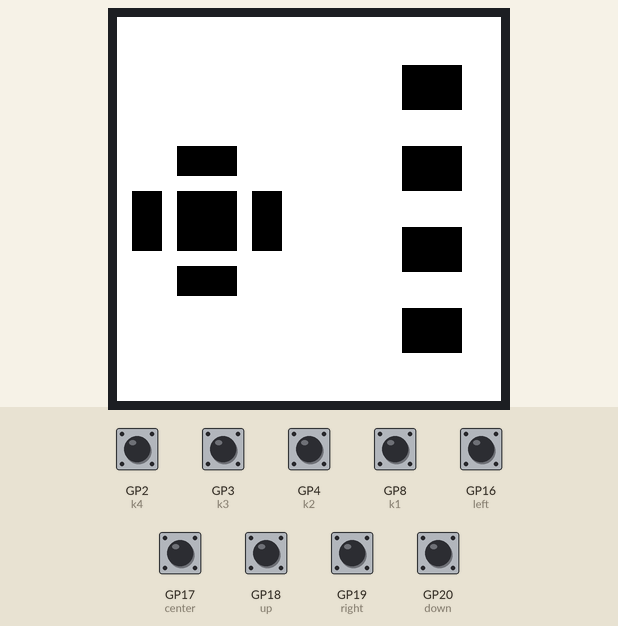
Simulated run of this program. Board: Raspberry Pi Pico running MicroPython. Parts: 128×128 colour display. The test bench sets the inputs (shaded band); at power-on: GP2 (k4), GP3 (k3), GP4 (k2), GP8 (k1), GP16 (left), GP17 (center), GP18 (up), GP19 (right), GP20 (down) HIGH.

Above: at 6.3 s.
6.4 s: GP2 (k4) pulled LOW for 0.15 s
At 6.5 s:
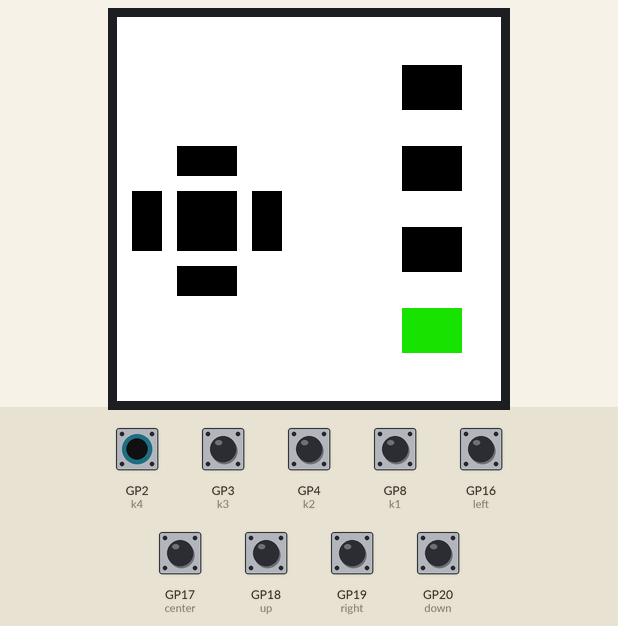
8.0 s: GP3 (k3) pulled LOW for 0.15 s
At 8.08 s:
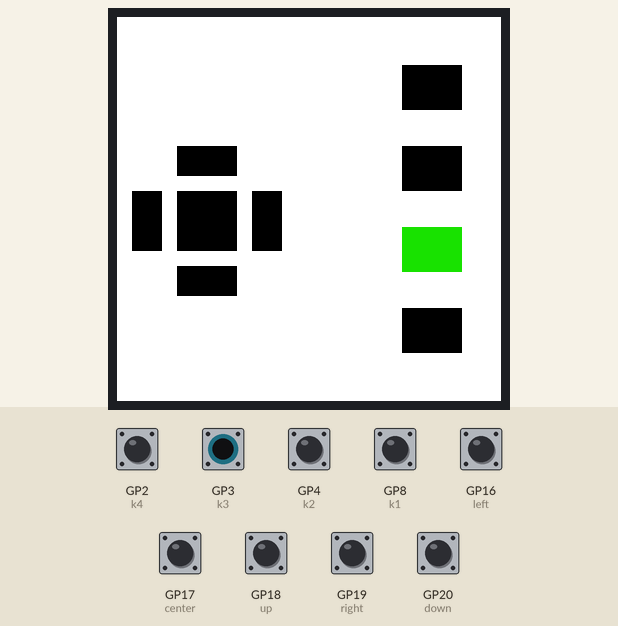
9.6 s: GP4 (k2) pulled LOW for 0.15 s
At 9.69 s:
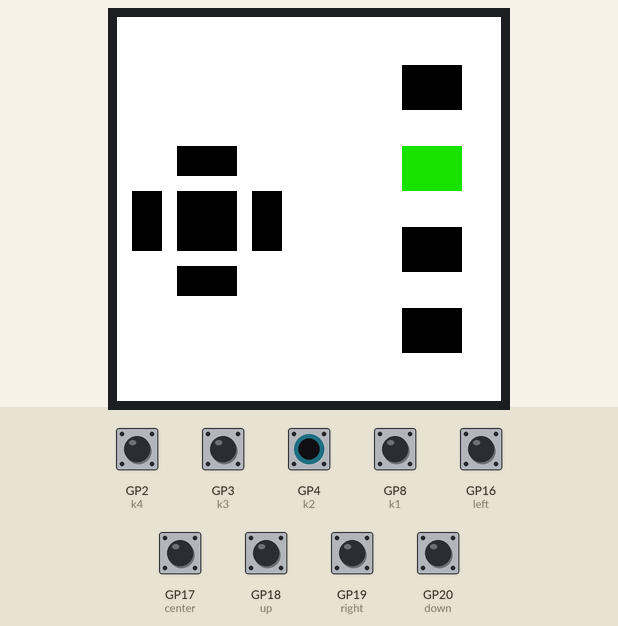
11.2 s: GP8 (k1) pulled LOW for 0.15 s
At 11.31 s:
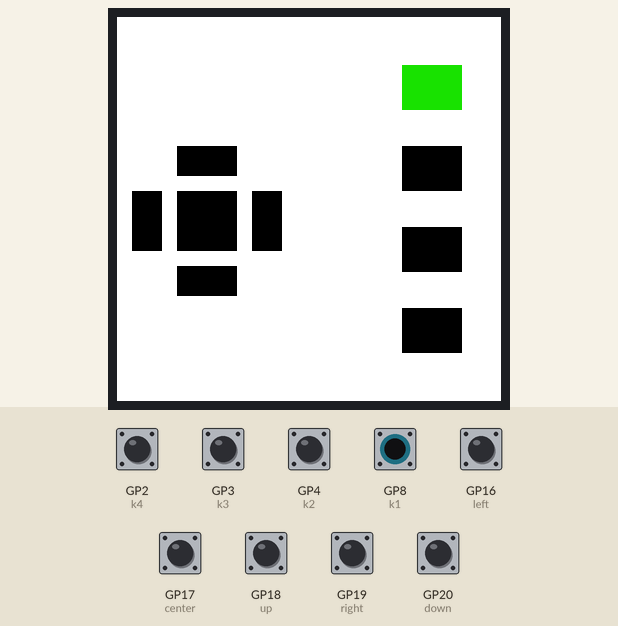
12.8 s: GP16 (left) pulled LOW for 0.15 s
At 12.88 s:
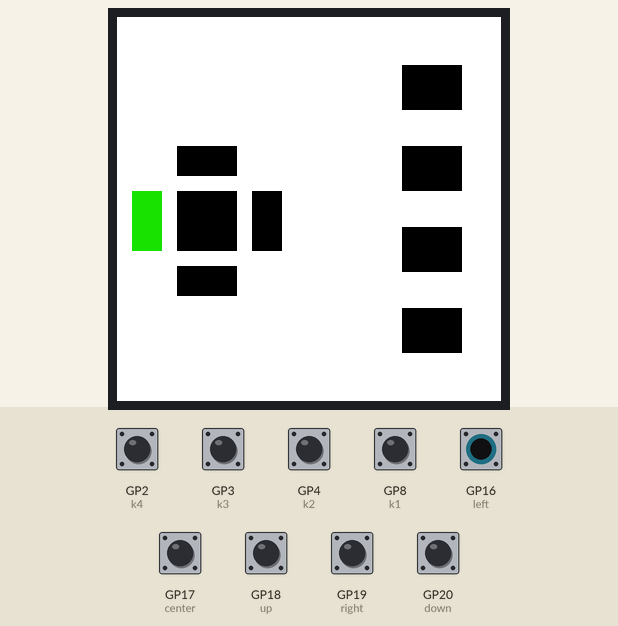
14.4 s: GP17 (center) pulled LOW for 0.15 s
At 14.49 s:
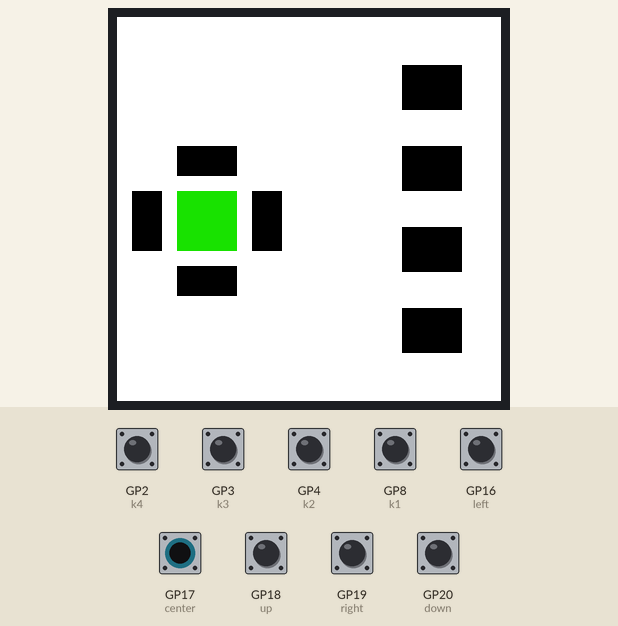
Timing chart, 0 to 17.0 s (numbered marks = the images above; inputs shaded):
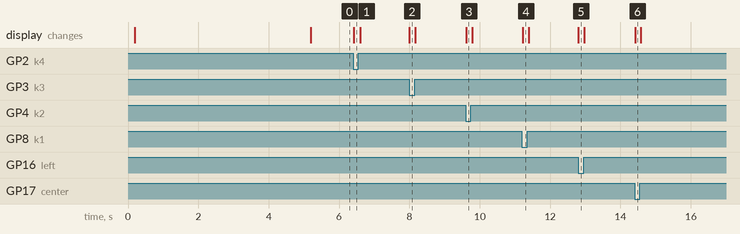

Measured:
- after the input at 6.4 s, the display: changes at once (image 1)
- after the input at 8.0 s, the display: changes at once (image 2)
- after the input at 9.6 s, the display: changes at once (image 3)
- after the input at 11.2 s, the display: changes at once (image 4)
- after the input at 12.8 s, the display: changes at once (image 5)
- after the input at 14.4 s, the display: changes at once (image 6)

The program:

pico-lcd-1inch44.py
```python
from machine import Pin,SPI,PWM
import framebuf
import time
import os

# Pin definition
BL = 13
DC = 11
RST = 12
MOSI = 7
SCK = 6
CS = 5
# color definition RBG
WHITE  =  0xFFFF
BLACK  =  0x0000
GREEN  =  0x001F
RED    =  0x07E0
BLUE   =  0xF800


class Lcd_1inch44():
    def __init__(self):
        self.w = 128
        self.h = 128

        self.cs = Pin(CS,Pin.OUT)
        self.rst = Pin(RST,Pin.OUT)
        self.dc = Pin(DC,Pin.OUT)
        self.cs(1)
        self.dc(1)
        self.init_key()

        self.spi = SPI(0,8000_000,polarity=0, phase=0,sck=Pin(SCK),mosi=Pin(MOSI),miso=None)

        self.buff = bytearray(self.h * self.w * 2) # set the lcd buffer size
        self.draw = framebuf.FrameBuffer(self.buff, self.w, self.h, framebuf.RGB565)
        self.init_lcd()


    def init_key(self):
        self.k1 = Pin(8,Pin.IN,Pin.PULL_UP)
        self.k2 = Pin(4,Pin.IN,Pin.PULL_UP)
        self.k3 = Pin(3,Pin.IN,Pin.PULL_UP)
        self.k4 = Pin(2,Pin.IN,Pin.PULL_UP)
        self.up = Pin(18,Pin.IN,Pin.PULL_UP)
        self.left = Pin(16,Pin.IN,Pin.PULL_UP)
        self.right = Pin(19,Pin.IN,Pin.PULL_UP)
        self.down = Pin(20,Pin.IN,Pin.PULL_UP)
        self.center = Pin(17,Pin.IN,Pin.PULL_UP)

    def write_cmd(self, cmd):
        self.dc(0)
        self.cs(0)
        self.spi.write(bytearray([cmd]))
        self.cs(1)

    def write_data(self, buf):
        self.dc(1)
        self.cs(0)
        self.spi.write(bytearray([buf]))
        self.cs(1)

    def init_lcd(self):
        """Initialize lcd dispaly"""
        self.rst(1)
        time.sleep(0.01)
        self.rst(0)
        time.sleep(0.01)
        self.rst(1)
        time.sleep(0.01)

        self.write_cmd(0x01) #software reset
        time.sleep(0.02)

        self.write_cmd(0x11) #sleep out
        time.sleep(0.05)
        # FRMCTR1:Frame Rate Control in normal mode
        self.write_cmd(0xB1)
        self.write_data(0x02)
        self.write_data(0x35)
        self.write_data(0x36)

        # FRMCTR2:Frame Rate Control in idle mode
        self.write_cmd(0xB2)
        self.write_data(0x02)
        self.write_data(0x35)
        self.write_data(0x36)

        # FRMCTR3:Frame Rate Control in Partial mode/full colors
        self.write_cmd(0xB3)
        self.write_data(0x02)
        self.write_data(0x35)
        self.write_data(0x36)
        self.write_data(0x02)
        self.write_data(0x35)
        self.write_data(0x36)

        # INVCTR:Displa INversion Control
        self.write_cmd(0xB4)
        self.write_data(0x03)

        # PWCTR1:Power Control 1
        self.write_cmd(0xC0)
        self.write_data(0xA2)
        self.write_data(0x02)
        self.write_data(0x84)

        self.write_cmd(0xC1)
        self.write_data(0xC5)

        self.write_cmd(0xC2)
        self.write_data(0x0D)
        self.write_data(0x00)

        self.write_cmd(0xC3)
        self.write_data(0x8D)
        self.write_data(0x2A)

        self.write_cmd(0xC4)
        self.write_data(0x8D)
        self.write_data(0xEE)

        self.write_cmd(0xC5) # VCOM
        self.write_data(0x0A)

        self.write_cmd(0x36) # MX,MY,RGB MODE
        self.write_data(0x68) #0xEC

        self.write_cmd(0xE0)
        self.write_data(0x12)
        self.write_data(0x1C)
        self.write_data(0x10)
        self.write_data(0x18)
        self.write_data(0x33)
        self.write_data(0x2C)
        self.write_data(0x25)
        self.write_data(0x28)
        self.write_data(0x28)
        self.write_data(0x27)
        self.write_data(0x2F)
        self.write_data(0x3C)
        self.write_data(0x00)
        self.write_data(0x03)
        self.write_data(0x03)
        self.write_data(0x10)

        self.write_cmd(0xE1)
        self.write_data(0x12)
        self.write_data(0x1C)
        self.write_data(0x10)
        self.write_data(0x18)
        self.write_data(0x2D)
        self.write_data(0x28)
        self.write_data(0x23)
        self.write_data(0x28)
        self.write_data(0x28)
        self.write_data(0x26)
        self.write_data(0x2F)
        self.write_data(0x3B)
        self.write_data(0x00)
        self.write_data(0x03)
        self.write_data(0x03)
        self.write_data(0x10)

        self.write_cmd(0xF0)
        self.write_data(0x01)

        self.write_cmd(0xF6)
        self.write_data(0x00)

        self.write_cmd(0x3A)
        self.write_data(0x05)

        self.write_cmd(0x29)
        time.sleep(0.05)

    def set_windows(self, start_x, start_y, end_x, end_y):
        """display the windows of start point and end point"""
        # because register 36h = 0x68
        start_x += 1
        end_x += 1
        start_y += 2
        end_y += 2
        # set the start point and end point of x
        self.write_cmd(0x2A)
        self.write_data(start_x >> 8)  # x address start
        self.write_data(start_x & 0xff)
        self.write_data(end_x >> 8)  # x address end
        self.write_data(end_x & 0xff)
        # set the start point and end point of y
        self.write_cmd(0x2B)
        self.write_data(start_y >> 8)  # y address start
        self.write_data(start_y & 0xff)
        self.write_data(end_y >> 8)  # y address end
        self.write_data(end_y & 0xff)

        self.write_cmd(0x2C)

    def show(self,buff):
        self.set_windows(0, 0, 127, 127) # 36H=0XEC:2, 3, 129, 130; 36H=0X68:1, 2, 128, 129
        self.write_cmd(0x2C)

        self.dc(1)
        self.cs(0)
        self.spi.write(buff)
        self.cs(1)

if __name__=='__main__':
    bl = PWM(Pin(BL))
    bl.freq(1000)
    bl.duty_u16(49152) #75%, max 65535, 65536*75%=49152

    lcd = Lcd_1inch44()
    lcd.draw.fill(WHITE)
    lcd.draw.text('SEENGREAT!', 2, 5, RED)
    lcd.draw.text('PICO-1.44in-LCD', 2, 20, GREEN)
    lcd.draw.text('ABC123456789!', 2, 35, BLUE)
    lcd.draw.hline(2,50,127,BLUE)
    lcd.draw.vline(2,50,127,BLUE)
    lcd.draw.fill_rect(20,80,20,20,RED)
    lcd.draw.fill_rect(50,80,20,20,GREEN)
    lcd.draw.fill_rect(80,80,20,20,BLUE)
    lcd.show(lcd.buff)
    time.sleep(5)
    lcd.draw.fill(WHITE)
    while(1):
        if(lcd.k1.value() == 0):
            lcd.draw.fill_rect(95,16,20,15,GREEN)
        else :
            lcd.draw.fill_rect(95,16,20,15,BLACK)

        if(lcd.k2.value() == 0):
            lcd.draw.fill_rect(95,43,20,15,GREEN)
        else :
            lcd.draw.fill_rect(95,43,20,15,BLACK)

        if(lcd.k3.value() == 0):
            lcd.draw.fill_rect(95,70,20,15,GREEN)
        else :
            lcd.draw.fill_rect(95,70,20,15,BLACK)

        if(lcd.k4.value() == 0):
            lcd.draw.fill_rect(95,97,20,15,GREEN)
        else :
            lcd.draw.fill_rect(95,97,20,15,BLACK)

        if(lcd.up.value() == 0):
            lcd.draw.fill_rect(20,43,20,10,GREEN)
        else :
            lcd.draw.fill_rect(20,43,20,10,BLACK)

        if(lcd.left.value() == 0):
            lcd.draw.fill_rect(5,58,10,20,GREEN)
        else :
            lcd.draw.fill_rect(5,58,10,20,BLACK)

        if(lcd.right.value() == 0):
            lcd.draw.fill_rect(45,58,10,20,GREEN)
        else :
            lcd.draw.fill_rect(45,58,10,20,BLACK)

        if(lcd.down.value() == 0):
            lcd.draw.fill_rect(20,83,20,10,GREEN)
        else :
            lcd.draw.fill_rect(20,83,20,10,BLACK)

        if(lcd.center.value() == 0):
            lcd.draw.fill_rect(20,58,20,20,GREEN)
        else :
            lcd.draw.fill_rect(20,58,20,20,BLACK)
        lcd.show(lcd.buff)
    time.sleep(1)
    lcd.draw.fill(0xFFFF)
```
